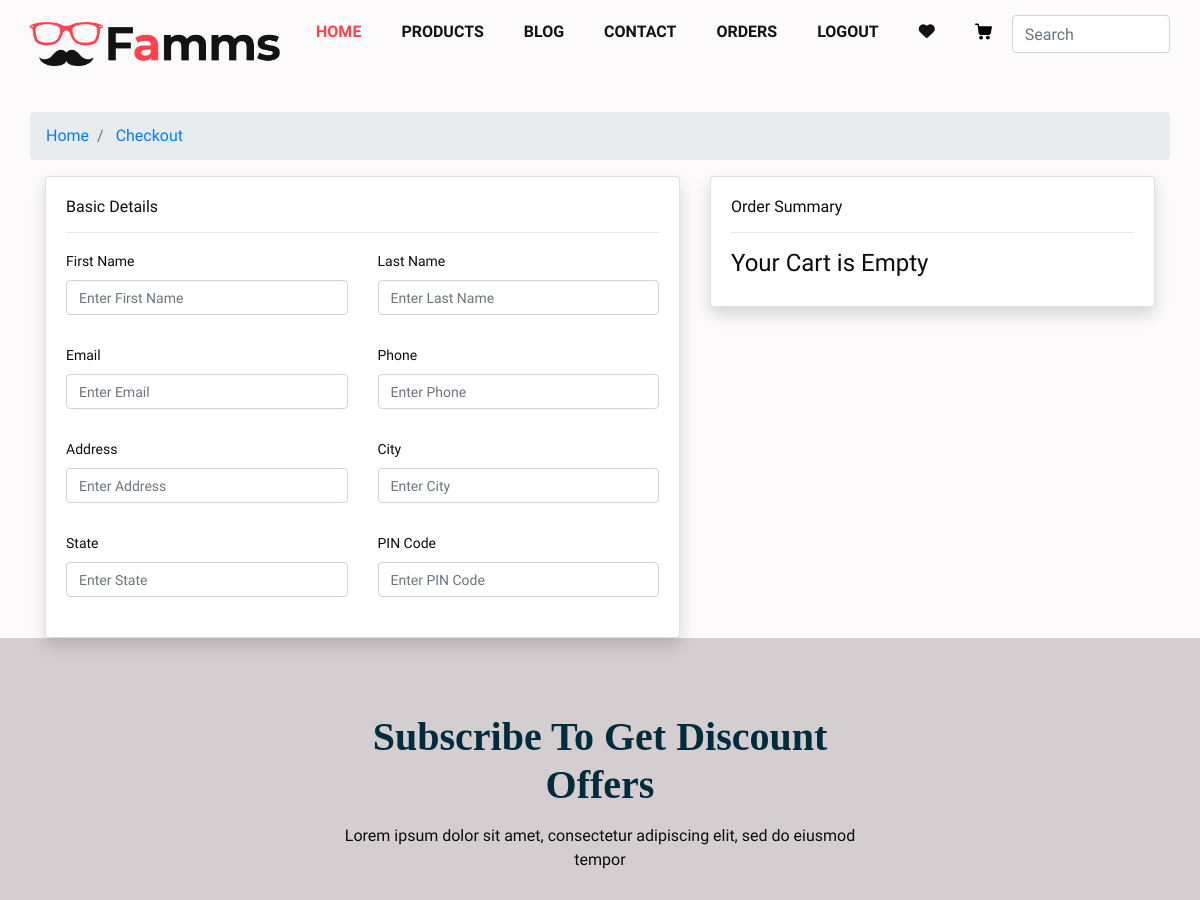
Before: /checkout (signed in, upper part) with the older database file.
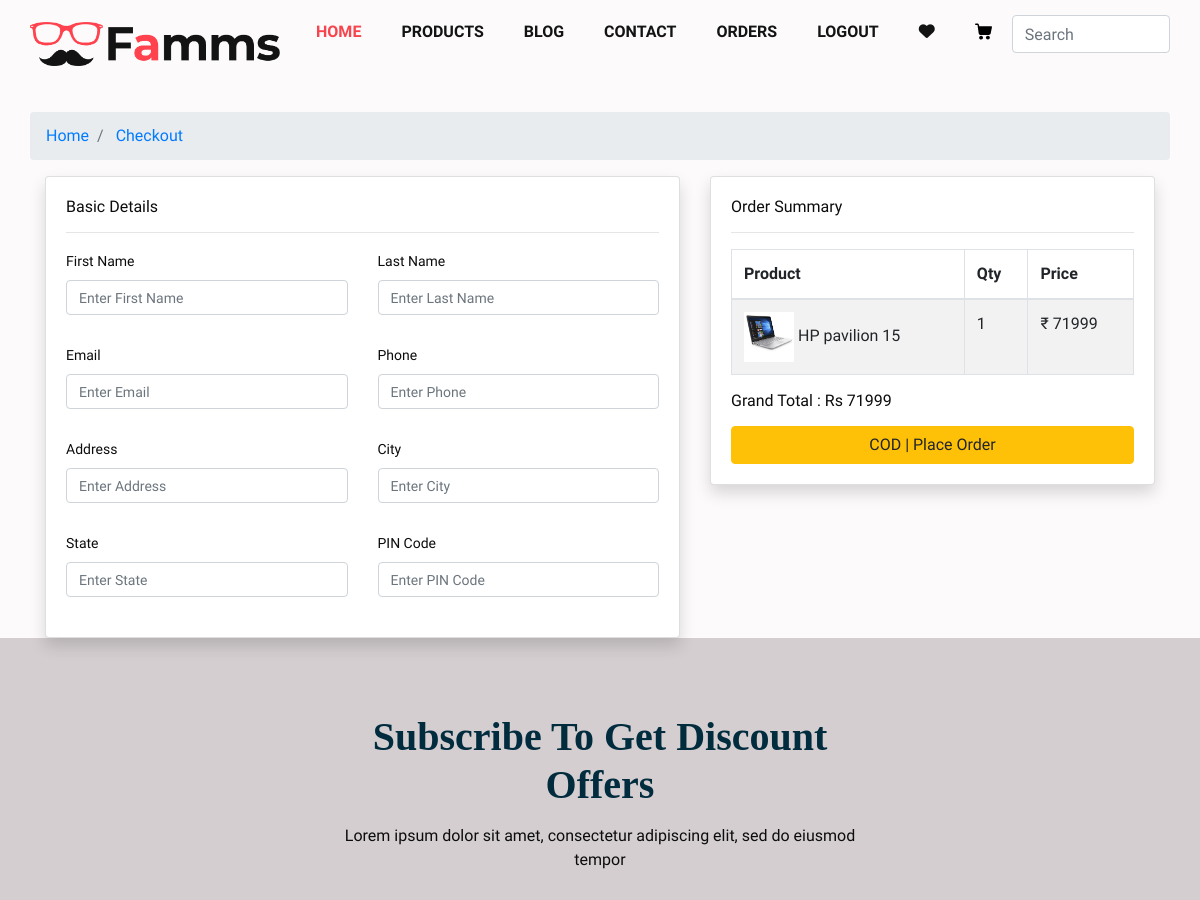
After: the same page with the newer database file.
### home/models.py (models this page shows, shortened)
class Cart(models.Model):
    user=models.ForeignKey(User,on_delete=models.CASCADE)
    product =models.ForeignKey(Products,on_delete=models.CASCADE)
    product_qty=models.IntegerField(null=False,blank=False)
    created_at = models.DateTimeField(auto_now_add=True)

class Products(models.Model):
    category=models.ForeignKey(Category, default='Uncategorized',on_delete=models.CASCADE)
    slug=models.CharField(max_length=200,null=False,blank=False)
    name=models.CharField(max_length=40,null=False,blank=False)
    product_image=models.ImageField(upload_to='product_images',null=False,blank=False, default='default_product_image.jpg')
    description=models.TextField(max_length=500,null=False,blank=False,default='Some default description')
    quantity=models.IntegerField(null=False,blank=False)
    orginal_price=models.DecimalField(decimal_places=2,max_digits=10,null=False,blank=False, default=0.00)
    selling_price=models.FloatField(null=False,blank=False)
    status=models.BooleanField(default=False,help_text="0=defualt,1=Hidden")
    trending=models.BooleanField(default=False,help_text="0=defualt,1=Hidden")

### home/views.py (the view)
# urls.py: path('checkout',views.checkout,name="checkout"),
def checkout(request):
    rawcart=Cart.objects.filter(user=request.user)
    for item in rawcart:
        if item.product_qty>item.product.quantity:
            Cart.objects.delete(id=item.id)
    cartitems=Cart.objects.filter(user=request.user)
    total_price=0
    for item in cartitems:
        total_price=total_price+ item.product.selling_price * item.product_qty
    context={'cartitems':cartitems,'total_price':total_price}
    return render(request,'checkout.html',context)

### home/templates/checkout.html (shortened to what the changed rows need)
{% extends 'main2.html'%}
{% load static%}
{% block body %}
<!DOCTYPE html>
<html lang="en">
<head>
        <div class="container">
        <br />
<div class="container mt-3">
    <form action="{% url 'placeorder'%}" method="POST">
    <div class="row">
        <div class="col-md-5">
            <div class="card shadow">
                <div class="card-body">
                    <h6>Order Summary</h6>
                    <hr>
                    {%if cartitems %}
                        <table class="table table-striped table-bordered ">
                            <thead>
                                <tr>
                                    <th>Product </th>
                                    <th>Qty </th>
                                    <th>Price</th>
                                </tr>
                            </thead>
                            <tbody>
                                {%for item in cartitems%}
                                    <tr>
                                        <td>
                                            <img src="{{item.product.product_image.url}}" height="50px" class="me-2" width="50px">
                                            {{item.product.name}}
                                        </td>
                                        <td>{{item.product_qty}}</td>
                                        <td>₹ {{item.product.selling_price | stringformat:'d'}}</td>
                                    </tr>
                                {%endfor%}
                            </tbody>
                        </table>
                        <h6 class="fw-bold">Grand Total :
                            <span class="float-end">Rs {{total_price | stringformat:'d'}}</span>
                        </h6>
                        <div class="mt-3">
                            <button type="submit" class="btn btn-warning w-100"> COD | Place Order  </button>
                        </div>
                    {% else %}
                        <h4>Your Cart is Empty</h4>
                    {% endif %}
                </div>
            </div>
        </div>
     </div>
    </form>
</div>
{% endblock body %}

Changed rows visible on the page:
added Cart: product.product_image (picture), product.name "HP pavilion 15", product_qty "1", product.selling_price "71999"
Other visible differences:
{{ total_price | stringformat:'d' }}: (not shown) → "71999"
text no longer shown: "Your Cart is Empty"
text now shown: "Product Qty Price Grand Total : Rs COD | Place Order"
